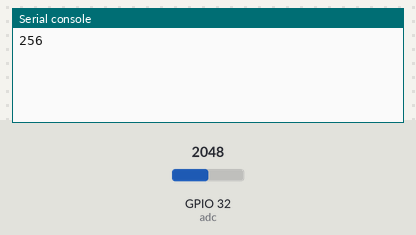
Bench run of a program on a simulated ESP32 board running MicroPython. Shown: the last lines printed to the serial console. Inputs (shaded band) come from the test bench; at power-on: GPIO 32 (adc) = 2048 (analog values on the 0–4095 scale).

Above: at 1.2 s.
1.3 s: GPIO 32 (adc) set to 2866
At 3.3 s:
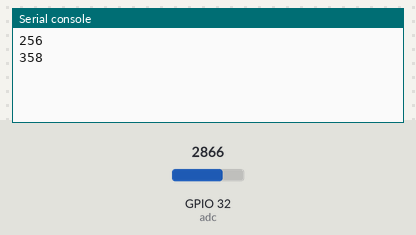
3.8 s: GPIO 32 (adc) set to 3603
At 4.8 s:
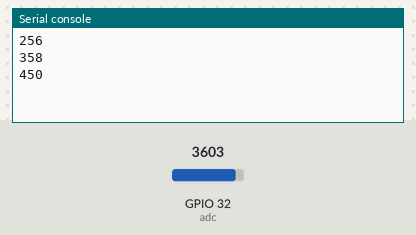
Timing chart, 0 to 6.8 s (numbered marks = the images above; inputs shaded):
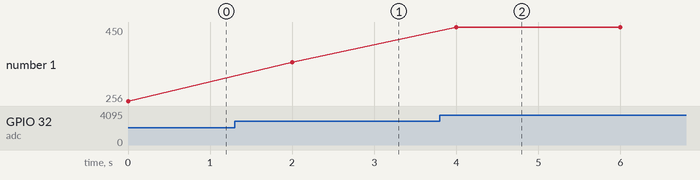

The program:

try-adc.py
```python
from machine import ADC,Pin
import time

adc = ADC(Pin(32))          # 在ADC引腳上創建ADC物件
adc.read()                  # 讀取測量值, 0-4095 表示電壓從 0.0v - 1.0v

adc.atten(ADC.ATTN_11DB)    # 設置 11dB 衰減輸入 (測量電壓大致從 0.0v - 3.6v)
adc.width(ADC.WIDTH_9BIT)   # 設置 9位 精度輸出 (返回值 0-511)
while True:
 print(adc.read())           # 獲取重新配置後的測量值
 time.sleep(2)
```

Measured:
- after the input at 1.3 s, the serial console: prints a new line after 0.70 s (image 1)
- after the input at 3.8 s, the serial console: prints a new line after 0.20 s (image 2)
- plotted number 1: 256 → 358 after the input at 1.3 s, 358 → 450 after the input at 3.8 s
